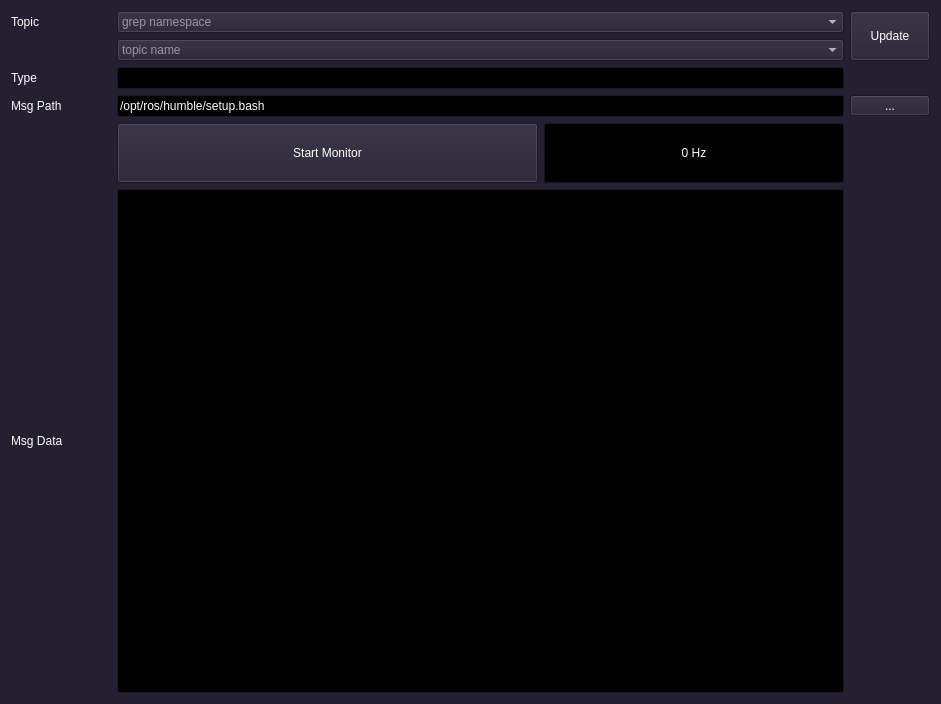
<?xml version="1.0" encoding="UTF-8"?>
<ui version="4.0">
 <class>widget</class>
 <widget class="QWidget" name="widget">
  <property name="geometry">
   <rect>
    <x>0</x>
    <y>0</y>
    <width>941</width>
    <height>704</height>
   </rect>
  </property>
  <property name="palette">
   <palette>
    <active>
     <colorrole role="WindowText">
      <brush brushstyle="SolidPattern">
       <color alpha="255">
        <red>255</red>
        <green>255</green>
        <blue>255</blue>
       </color>
      </brush>
     </colorrole>
     <colorrole role="Button">
      <brush brushstyle="SolidPattern">
       <color alpha="255">
        <red>36</red>
        <green>31</green>
        <blue>49</blue>
       </color>
      </brush>
     </colorrole>
     <colorrole role="Light">
      <brush brushstyle="SolidPattern">
       <color alpha="255">
        <red>0</red>
        <green>0</green>
        <blue>0</blue>
       </color>
      </brush>
     </colorrole>
     <colorrole role="Midlight">
      <brush brushstyle="SolidPattern">
       <color alpha="255">
        <red>0</red>
        <green>0</green>
        <blue>0</blue>
       </color>
      </brush>
     </colorrole>
     <colorrole role="Dark">
      <brush brushstyle="SolidPattern">
       <color alpha="255">
        <red>0</red>
        <green>0</green>
        <blue>0</blue>
       </color>
      </brush>
     </colorrole>
     <colorrole role="Mid">
      <brush brushstyle="SolidPattern">
       <color alpha="255">
        <red>0</red>
        <green>0</green>
        <blue>0</blue>
       </color>
      </brush>
     </colorrole>
     <colorrole role="Text">
      <brush brushstyle="SolidPattern">
       <color alpha="255">
        <red>255</red>
        <green>255</green>
        <blue>255</blue>
       </color>
      </brush>
     </colorrole>
     <colorrole role="BrightText">
      <brush brushstyle="SolidPattern">
       <color alpha="255">
        <red>255</red>
        <green>255</green>
        <blue>255</blue>
       </color>
      </brush>
     </colorrole>
     <colorrole role="ButtonText">
      <brush brushstyle="SolidPattern">
       <color alpha="255">
        <red>255</red>
        <green>255</green>
        <blue>255</blue>
       </color>
      </brush>
     </colorrole>
     <colorrole role="Base">
      <brush brushstyle="SolidPattern">
       <color alpha="255">
        <red>0</red>
        <green>0</green>
        <blue>0</blue>
       </color>
      </brush>
     </colorrole>
     <colorrole role="Window">
      <brush brushstyle="SolidPattern">
       <color alpha="255">
        <red>36</red>
        <green>31</green>
        <blue>49</blue>
       </color>
      </brush>
     </colorrole>
     <colorrole role="Shadow">
      <brush brushstyle="SolidPattern">
       <color alpha="255">
        <red>0</red>
        <green>0</green>
        <blue>0</blue>
       </color>
      </brush>
     </colorrole>
     <colorrole role="Highlight">
      <brush brushstyle="SolidPattern">
       <color alpha="255">
        <red>0</red>
        <green>0</green>
        <blue>255</blue>
       </color>
      </brush>
     </colorrole>
     <colorrole role="AlternateBase">
      <brush brushstyle="SolidPattern">
       <color alpha="255">
        <red>0</red>
        <green>0</green>
        <blue>0</blue>
       </color>
      </brush>
     </colorrole>
     <colorrole role="ToolTipBase">
      <brush brushstyle="SolidPattern">
       <color alpha="255">
        <red>255</red>
        <green>255</green>
        <blue>220</blue>
       </color>
      </brush>
     </colorrole>
     <colorrole role="ToolTipText">
      <brush brushstyle="SolidPattern">
       <color alpha="255">
        <red>0</red>
        <green>0</green>
        <blue>0</blue>
       </color>
      </brush>
     </colorrole>
     <colorrole role="PlaceholderText">
      <brush brushstyle="SolidPattern">
       <color alpha="128">
        <red>255</red>
        <green>255</green>
        <blue>255</blue>
       </color>
      </brush>
     </colorrole>
    </active>
    <inactive>
     <colorrole role="WindowText">
      <brush brushstyle="SolidPattern">
       <color alpha="255">
        <red>255</red>
        <green>255</green>
        <blue>255</blue>
       </color>
      </brush>
     </colorrole>
     <colorrole role="Button">
      <brush brushstyle="SolidPattern">
       <color alpha="255">
        <red>36</red>
        <green>31</green>
        <blue>49</blue>
       </color>
      </brush>
     </colorrole>
     <colorrole role="Light">
      <brush brushstyle="SolidPattern">
       <color alpha="255">
        <red>0</red>
        <green>0</green>
        <blue>0</blue>
       </color>
      </brush>
     </colorrole>
     <colorrole role="Midlight">
      <brush brushstyle="SolidPattern">
       <color alpha="255">
        <red>0</red>
        <green>0</green>
        <blue>0</blue>
       </color>
      </brush>
     </colorrole>
     <colorrole role="Dark">
      <brush brushstyle="SolidPattern">
       <color alpha="255">
        <red>0</red>
        <green>0</green>
        <blue>0</blue>
       </color>
      </brush>
     </colorrole>
     <colorrole role="Mid">
      <brush brushstyle="SolidPattern">
       <color alpha="255">
        <red>0</red>
        <green>0</green>
        <blue>0</blue>
       </color>
      </brush>
     </colorrole>
     <colorrole role="Text">
      <brush brushstyle="SolidPattern">
       <color alpha="255">
        <red>255</red>
        <green>255</green>
        <blue>255</blue>
       </color>
      </brush>
     </colorrole>
     <colorrole role="BrightText">
      <brush brushstyle="SolidPattern">
       <color alpha="255">
        <red>255</red>
        <green>255</green>
        <blue>255</blue>
       </color>
      </brush>
     </colorrole>
     <colorrole role="ButtonText">
      <brush brushstyle="SolidPattern">
       <color alpha="255">
        <red>255</red>
        <green>255</green>
        <blue>255</blue>
       </color>
      </brush>
     </colorrole>
     <colorrole role="Base">
      <brush brushstyle="SolidPattern">
       <color alpha="255">
        <red>0</red>
        <green>0</green>
        <blue>0</blue>
       </color>
      </brush>
     </colorrole>
     <colorrole role="Window">
      <brush brushstyle="SolidPattern">
       <color alpha="255">
        <red>36</red>
        <green>31</green>
        <blue>49</blue>
       </color>
      </brush>
     </colorrole>
     <colorrole role="Shadow">
      <brush brushstyle="SolidPattern">
       <color alpha="255">
        <red>0</red>
        <green>0</green>
        <blue>0</blue>
       </color>
      </brush>
     </colorrole>
     <colorrole role="Highlight">
      <brush brushstyle="SolidPattern">
       <color alpha="255">
        <red>0</red>
        <green>0</green>
        <blue>255</blue>
       </color>
      </brush>
     </colorrole>
     <colorrole role="AlternateBase">
      <brush brushstyle="SolidPattern">
       <color alpha="255">
        <red>0</red>
        <green>0</green>
        <blue>0</blue>
       </color>
      </brush>
     </colorrole>
     <colorrole role="ToolTipBase">
      <brush brushstyle="SolidPattern">
       <color alpha="255">
        <red>255</red>
        <green>255</green>
        <blue>220</blue>
       </color>
      </brush>
     </colorrole>
     <colorrole role="ToolTipText">
      <brush brushstyle="SolidPattern">
       <color alpha="255">
        <red>0</red>
        <green>0</green>
        <blue>0</blue>
       </color>
      </brush>
     </colorrole>
     <colorrole role="PlaceholderText">
      <brush brushstyle="SolidPattern">
       <color alpha="128">
        <red>255</red>
        <green>255</green>
        <blue>255</blue>
       </color>
      </brush>
     </colorrole>
    </inactive>
    <disabled>
     <colorrole role="WindowText">
      <brush brushstyle="SolidPattern">
       <color alpha="255">
        <red>94</red>
        <green>92</green>
        <blue>100</blue>
       </color>
      </brush>
     </colorrole>
     <colorrole role="Button">
      <brush brushstyle="SolidPattern">
       <color alpha="255">
        <red>36</red>
        <green>31</green>
        <blue>49</blue>
       </color>
      </brush>
     </colorrole>
     <colorrole role="Light">
      <brush brushstyle="SolidPattern">
       <color alpha="255">
        <red>0</red>
        <green>0</green>
        <blue>0</blue>
       </color>
      </brush>
     </colorrole>
     <colorrole role="Midlight">
      <brush brushstyle="SolidPattern">
       <color alpha="255">
        <red>0</red>
        <green>0</green>
        <blue>0</blue>
       </color>
      </brush>
     </colorrole>
     <colorrole role="Dark">
      <brush brushstyle="SolidPattern">
       <color alpha="255">
        <red>0</red>
        <green>0</green>
        <blue>0</blue>
       </color>
      </brush>
     </colorrole>
     <colorrole role="Mid">
      <brush brushstyle="SolidPattern">
       <color alpha="255">
        <red>0</red>
        <green>0</green>
        <blue>0</blue>
       </color>
      </brush>
     </colorrole>
     <colorrole role="Text">
      <brush brushstyle="SolidPattern">
       <color alpha="255">
        <red>94</red>
        <green>92</green>
        <blue>100</blue>
       </color>
      </brush>
     </colorrole>
     <colorrole role="BrightText">
      <brush brushstyle="SolidPattern">
       <color alpha="255">
        <red>255</red>
        <green>255</green>
        <blue>255</blue>
       </color>
      </brush>
     </colorrole>
     <colorrole role="ButtonText">
      <brush brushstyle="SolidPattern">
       <color alpha="255">
        <red>94</red>
        <green>92</green>
        <blue>100</blue>
       </color>
      </brush>
     </colorrole>
     <colorrole role="Base">
      <brush brushstyle="SolidPattern">
       <color alpha="255">
        <red>36</red>
        <green>31</green>
        <blue>49</blue>
       </color>
      </brush>
     </colorrole>
     <colorrole role="Window">
      <brush brushstyle="SolidPattern">
       <color alpha="255">
        <red>36</red>
        <green>31</green>
        <blue>49</blue>
       </color>
      </brush>
     </colorrole>
     <colorrole role="Shadow">
      <brush brushstyle="SolidPattern">
       <color alpha="255">
        <red>0</red>
        <green>0</green>
        <blue>0</blue>
       </color>
      </brush>
     </colorrole>
     <colorrole role="Highlight">
      <brush brushstyle="SolidPattern">
       <color alpha="255">
        <red>145</red>
        <green>145</green>
        <blue>145</blue>
       </color>
      </brush>
     </colorrole>
     <colorrole role="AlternateBase">
      <brush brushstyle="SolidPattern">
       <color alpha="255">
        <red>0</red>
        <green>0</green>
        <blue>0</blue>
       </color>
      </brush>
     </colorrole>
     <colorrole role="ToolTipBase">
      <brush brushstyle="SolidPattern">
       <color alpha="255">
        <red>255</red>
        <green>255</green>
        <blue>220</blue>
       </color>
      </brush>
     </colorrole>
     <colorrole role="ToolTipText">
      <brush brushstyle="SolidPattern">
       <color alpha="255">
        <red>0</red>
        <green>0</green>
        <blue>0</blue>
       </color>
      </brush>
     </colorrole>
     <colorrole role="PlaceholderText">
      <brush brushstyle="SolidPattern">
       <color alpha="128">
        <red>255</red>
        <green>255</green>
        <blue>255</blue>
       </color>
      </brush>
     </colorrole>
    </disabled>
   </palette>
  </property>
  <property name="acceptDrops">
   <bool>true</bool>
  </property>
  <property name="windowTitle">
   <string>Topic Monitor</string>
  </property>
  <layout class="QGridLayout" name="gridLayout">
   <item row="3" column="3">
    <widget class="QToolButton" name="tb_bash">
     <property name="minimumSize">
      <size>
       <width>80</width>
       <height>0</height>
      </size>
     </property>
     <property name="text">
      <string>...</string>
     </property>
    </widget>
   </item>
   <item row="4" column="1">
    <widget class="QPushButton" name="pb_monitor">
     <property name="minimumSize">
      <size>
       <width>0</width>
       <height>60</height>
      </size>
     </property>
     <property name="text">
      <string>Start Monitor</string>
     </property>
    </widget>
   </item>
   <item row="3" column="0">
    <widget class="QLabel" name="label">
     <property name="text">
      <string>Msg Path</string>
     </property>
    </widget>
   </item>
   <item row="7" column="0">
    <widget class="QLabel" name="label_2">
     <property name="text">
      <string>Msg Data</string>
     </property>
    </widget>
   </item>
   <item row="3" column="1" colspan="2">
    <widget class="QLineEdit" name="le_bash">
     <property name="text">
      <string>/opt/ros/humble/setup.bash</string>
     </property>
    </widget>
   </item>
   <item row="4" column="2">
    <widget class="QProgressBar" name="prog_hz">
     <property name="minimumSize">
      <size>
       <width>0</width>
       <height>60</height>
      </size>
     </property>
     <property name="maximumSize">
      <size>
       <width>300</width>
       <height>16777215</height>
      </size>
     </property>
     <property name="maximum">
      <number>1</number>
     </property>
     <property name="value">
      <number>0</number>
     </property>
     <property name="format">
      <string>%v Hz</string>
     </property>
    </widget>
   </item>
   <item row="2" column="0">
    <widget class="QLabel" name="label_11">
     <property name="text">
      <string>Type</string>
     </property>
    </widget>
   </item>
   <item row="2" column="1" colspan="2">
    <widget class="QLineEdit" name="le_type">
     <property name="palette">
      <palette>
       <active>
        <colorrole role="Text">
         <brush brushstyle="SolidPattern">
          <color alpha="255">
           <red>154</red>
           <green>153</green>
           <blue>150</blue>
          </color>
         </brush>
        </colorrole>
        <colorrole role="PlaceholderText">
         <brush brushstyle="NoBrush">
          <color alpha="128">
           <red>154</red>
           <green>153</green>
           <blue>150</blue>
          </color>
         </brush>
        </colorrole>
       </active>
       <inactive>
        <colorrole role="Text">
         <brush brushstyle="SolidPattern">
          <color alpha="255">
           <red>154</red>
           <green>153</green>
           <blue>150</blue>
          </color>
         </brush>
        </colorrole>
        <colorrole role="PlaceholderText">
         <brush brushstyle="NoBrush">
          <color alpha="128">
           <red>154</red>
           <green>153</green>
           <blue>150</blue>
          </color>
         </brush>
        </colorrole>
       </inactive>
       <disabled>
        <colorrole role="Text">
         <brush brushstyle="SolidPattern">
          <color alpha="255">
           <red>94</red>
           <green>92</green>
           <blue>100</blue>
          </color>
         </brush>
        </colorrole>
        <colorrole role="PlaceholderText">
         <brush brushstyle="NoBrush">
          <color alpha="128">
           <red>154</red>
           <green>153</green>
           <blue>150</blue>
          </color>
         </brush>
        </colorrole>
       </disabled>
      </palette>
     </property>
     <property name="readOnly">
      <bool>true</bool>
     </property>
    </widget>
   </item>
   <item row="1" column="1" colspan="2">
    <widget class="QComboBox" name="cb_topic">
     <property name="placeholderText">
      <string>topic name</string>
     </property>
    </widget>
   </item>
   <item row="7" column="1" colspan="2">
    <widget class="QPlainTextEdit" name="pte_echo">
     <property name="palette">
      <palette>
       <active>
        <colorrole role="Text">
         <brush brushstyle="SolidPattern">
          <color alpha="255">
           <red>154</red>
           <green>153</green>
           <blue>150</blue>
          </color>
         </brush>
        </colorrole>
        <colorrole role="PlaceholderText">
         <brush brushstyle="NoBrush">
          <color alpha="128">
           <red>154</red>
           <green>153</green>
           <blue>150</blue>
          </color>
         </brush>
        </colorrole>
       </active>
       <inactive>
        <colorrole role="Text">
         <brush brushstyle="SolidPattern">
          <color alpha="255">
           <red>154</red>
           <green>153</green>
           <blue>150</blue>
          </color>
         </brush>
        </colorrole>
        <colorrole role="PlaceholderText">
         <brush brushstyle="NoBrush">
          <color alpha="128">
           <red>154</red>
           <green>153</green>
           <blue>150</blue>
          </color>
         </brush>
        </colorrole>
       </inactive>
       <disabled>
        <colorrole role="Text">
         <brush brushstyle="SolidPattern">
          <color alpha="255">
           <red>94</red>
           <green>92</green>
           <blue>100</blue>
          </color>
         </brush>
        </colorrole>
        <colorrole role="PlaceholderText">
         <brush brushstyle="NoBrush">
          <color alpha="128">
           <red>154</red>
           <green>153</green>
           <blue>150</blue>
          </color>
         </brush>
        </colorrole>
       </disabled>
      </palette>
     </property>
     <property name="font">
      <font>
       <family>Ubuntu Mono</family>
       <pointsize>13</pointsize>
      </font>
     </property>
     <property name="readOnly">
      <bool>true</bool>
     </property>
    </widget>
   </item>
   <item row="0" column="1" colspan="2">
    <widget class="QComboBox" name="cb_ns">
     <property name="placeholderText">
      <string>grep namespace</string>
     </property>
    </widget>
   </item>
   <item row="0" column="0">
    <widget class="QLabel" name="label_10">
     <property name="minimumSize">
      <size>
       <width>100</width>
       <height>0</height>
      </size>
     </property>
     <property name="maximumSize">
      <size>
       <width>100</width>
       <height>16777215</height>
      </size>
     </property>
     <property name="text">
      <string>Topic</string>
     </property>
    </widget>
   </item>
   <item row="0" column="3" rowspan="2">
    <widget class="QPushButton" name="pb_update">
     <property name="minimumSize">
      <size>
       <width>80</width>
       <height>50</height>
      </size>
     </property>
     <property name="text">
      <string>Update</string>
     </property>
    </widget>
   </item>
  </layout>
 </widget>
 <resources/>
 <connections/>
</ui>
